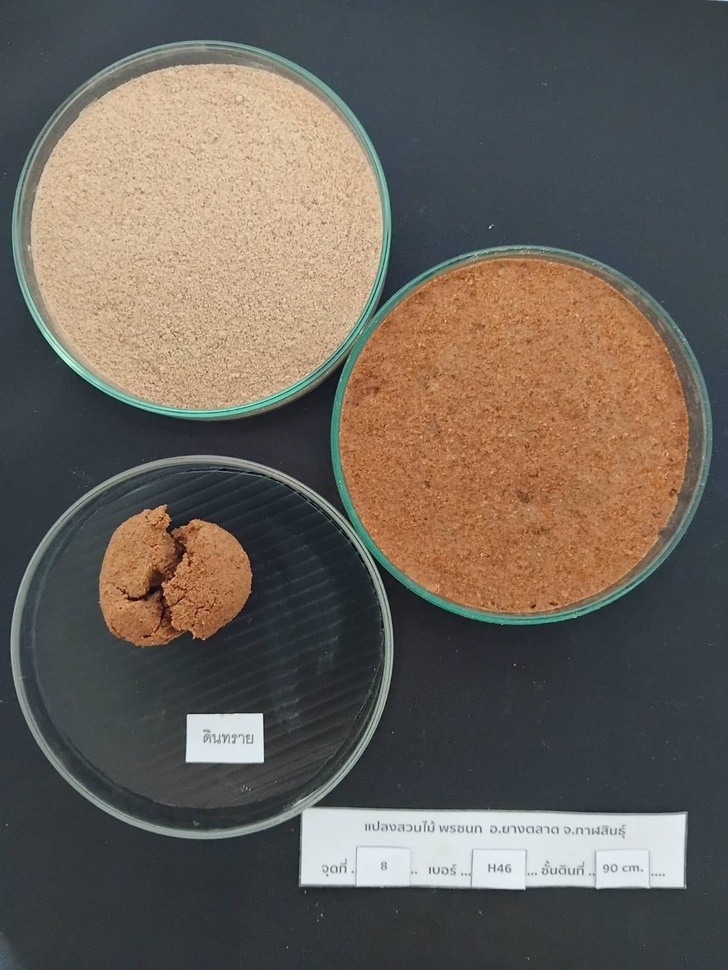
#> input picture code_2026/soil/34691_0_img.jpg, 728 x 970 px, shrunk from 1108 x 1477 before the run
$ python 01_image_to_table.py
#> lines starting #> are read from the running program, lines starting #| are printed output that depends on the picture; after the words box and inside, x2 and y2 are one past the last pixel; in counts of white or black regions, pixels touching at a corner belong together
import argparse
import numpy as np
import pandas as pd
from PIL import Image
from pathlib import Path
from scipy import ndimage as ndi

# =========================================================
# Default paths (relative to this script, so it runs from any folder)
# =========================================================
# Two different photos, so the test set is a completely unseen image:
#   image 1 -> train_val.csv   (02_split.py then splits it into train / val)
#   image 2 -> test.csv        (never used for training or validation)
SOIL_DIR = Path(__file__).resolve().parent.parent / "soil"
DEFAULT_TRAIN_VAL_IMAGE = SOIL_DIR / "34691_0_img.jpg"
DEFAULT_TRAIN_VAL_LABEL = SOIL_DIR / "34691_0_label_ดินทราย.jpg"
DEFAULT_TEST_IMAGE = SOIL_DIR / "34696_0_img.jpg"
DEFAULT_TEST_LABEL = SOIL_DIR / "34696_0_label_ดินทราย.jpg"

DEFAULT_OUTPUT_DIR = Path(__file__).resolve().parent / "01_image_to_table"
TRAIN_VAL_FILE = "train_val.csv"
TEST_FILE = "test.csv"

# =========================================================
# Reference label colors
# =========================================================
# The label is a JPEG, so compression blurs the two drawn colors
# into thousands of near-white / near-magenta shades.
# Every label pixel is therefore assigned to the NEAREST color below.
#   White   = Background
#   Magenta = Soil (class name is read from the label file name)
BACKGROUND_RGB = np.array([255, 255, 255])
SOIL_RGB = np.array([255, 0, 255])

# =========================================================
# Class name from the label file name
# =========================================================
# <id>_label_<class name>.jpg  ->  <class name>
def class_name_from_label(label_path):
    stem = Path(label_path).stem
    if "_label_" in stem:
        return stem.split("_label_", 1)[1]
    return "Soil"

# =========================================================
# Assign each label pixel to its nearest reference color
# =========================================================
def classify_label(label, reference_colors):
    names = np.array(list(reference_colors.keys()))
    refs = np.stack(list(reference_colors.values())).astype(np.int32)
    pixels = label.reshape(-1, 3).astype(np.int32)

    # Squared RGB distance to every reference color -> (pixels, classes)
    distances = ((pixels[:, None, :] - refs[None, :, :]) ** 2).sum(axis=2)
    nearest = distances.argmin(axis=1)
    nearest_distance = np.sqrt(distances.min(axis=1))

    return names[nearest], nearest_distance

# =========================================================
# Build a (Row, Col, R, G, B, Class) table: one row per pixel
# =========================================================
def build_dataframe(image_path, label_path, class_name):
#> called with class_name = 'ดินทราย'
    image = np.array(Image.open(image_path).convert("RGB"))
#> image is the input picture: shape (970, 728, 3); mean R, G, B 105.6, 98, 90.2
    label = np.array(Image.open(label_path).convert("RGB"))
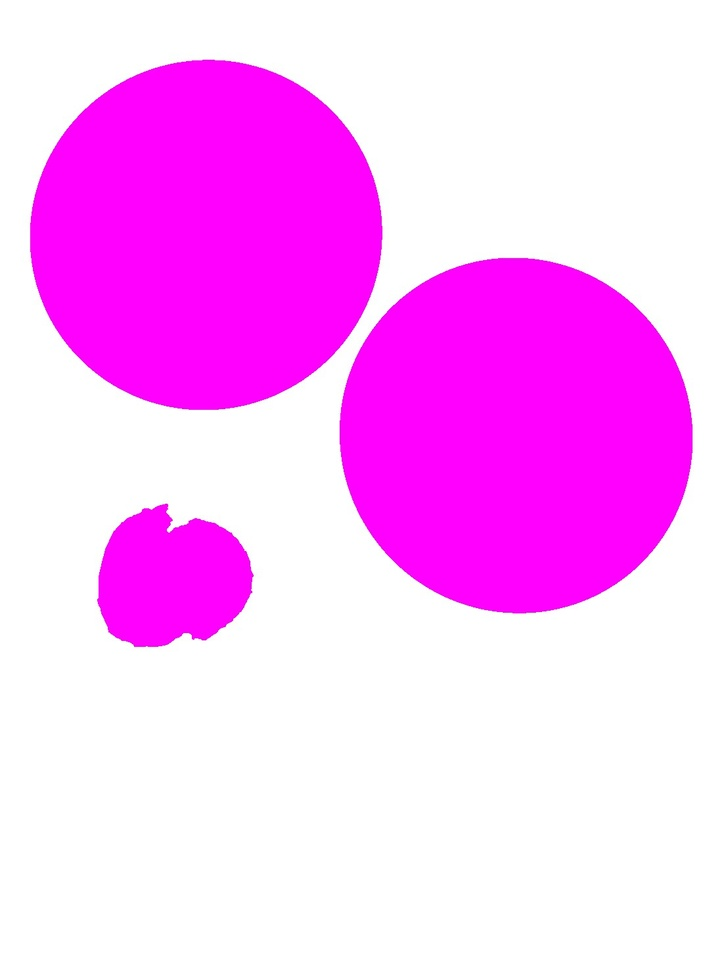
#> input picture code_2026/soil/34691_0_label_ดินทราย.jpg, 728 x 970 px, shrunk from 1108 x 1477 before the run
#> label is the input picture: shape (970, 728, 3); mean R, G, B 254.6, 178.4, 254.3

    if image.shape[:2] != label.shape[:2]:
        raise ValueError(
            "Image and label dimensions do not match.\n"
            f"Image: {image.shape}\n"
            f"Label: {label.shape}"
        )
    height, width = image.shape[:2]
#> height = 970; width = 728
    print("Image shape :", image.shape)
#| Image shape : (970, 728, 3)
    print("Label shape :", label.shape)
#| Label shape : (970, 728, 3)

    # -----------------------------------------------------
    # Detect label RGB colors (JPEG artifacts inflate this)
    # -----------------------------------------------------
    unique_colors = np.unique(label.reshape(-1, 3), axis=0)
    print(f"Unique RGB colors in label: {len(unique_colors):,}")
#| Unique RGB colors in label: 4,947

    # -----------------------------------------------------
    # Classify every pixel by nearest reference color
    # -----------------------------------------------------
    reference_colors = {
        "Background": BACKGROUND_RGB,
        class_name: SOIL_RGB,
    }
    classes, nearest_distance = classify_label(label, reference_colors)
#> in classify_label, `distances = ((pixels[:, None, :] - refs[None, :, :]) ** 2).sum(axis=2)`: distances = 706160 pairs, first value 0 to 67829, second value 0 to 65246
    print(
        "Distance to nearest label color: "
        f"mean={nearest_distance.mean():.2f}, "
        f"max={nearest_distance.max():.1f}"
    )
#| Distance to nearest label color: mean=1.24, max=150.7

    # -----------------------------------------------------
    # QC: connected soil objects in the label (dishes / lumps)
    # -----------------------------------------------------
    soil_mask = (classes != "Background").reshape(height, width)
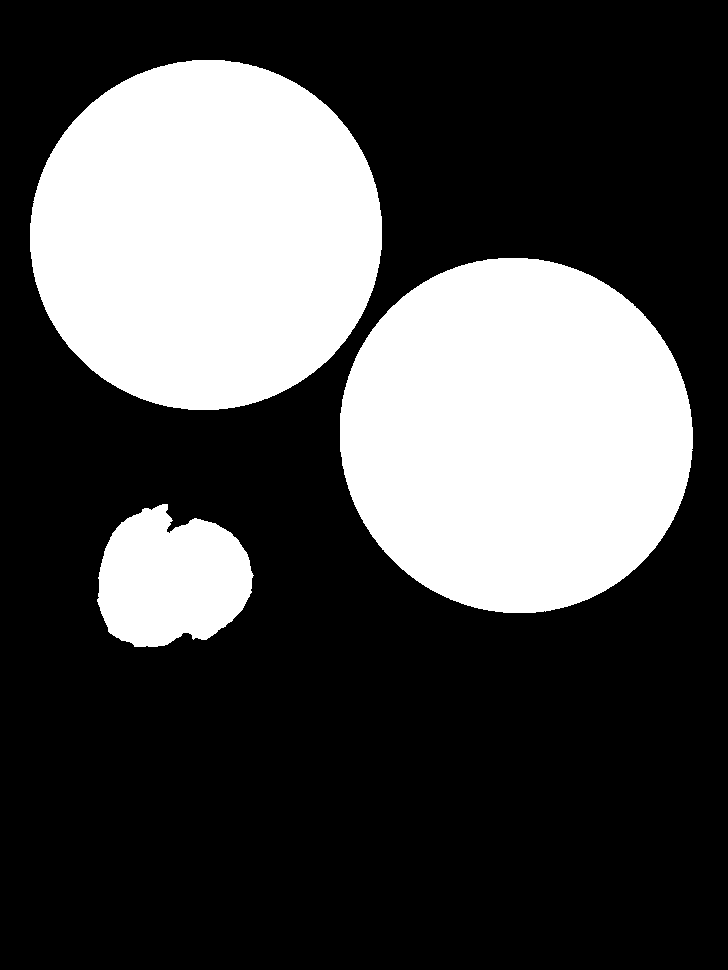
#> soil_mask: shape (970, 728) bool; 30.1% white; 3 white regions, box (x1, y1, x2, y2) and area: (340, 258, 693, 613) 98698, (30, 60, 382, 410) 96989, (97, 504, 254, 647) 16540
    labels, n_objects = ndi.label(soil_mask, structure=np.ones((3, 3)))
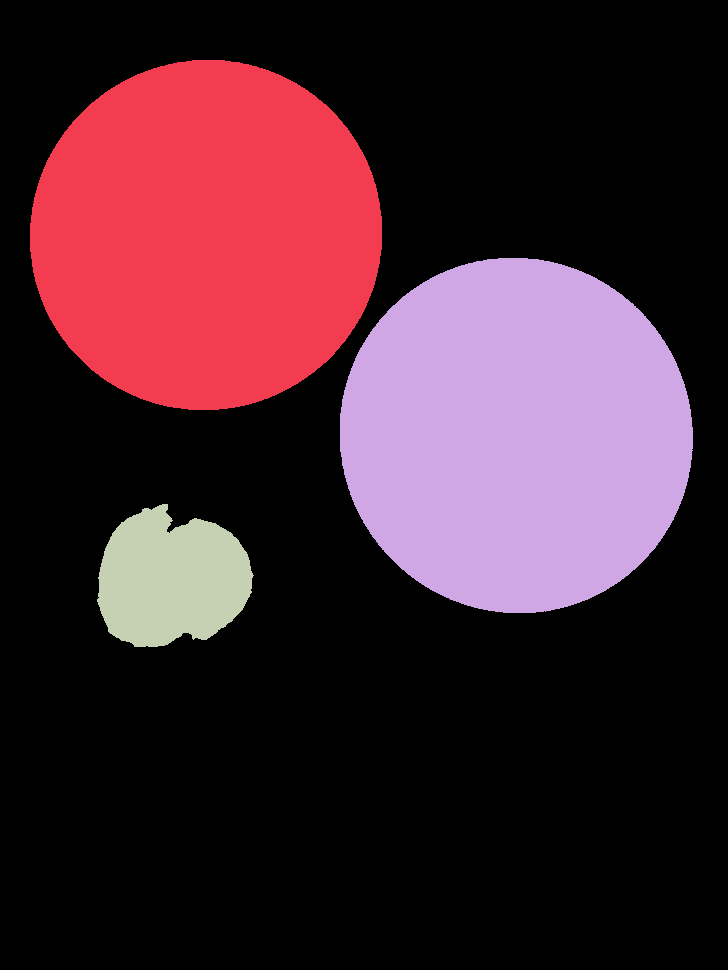
#> labels: shape (970, 728) int32; 4 distinct labels, from 0 to 3; one colour per label, 0 black
#> n_objects = 3
    areas = sorted(ndi.sum(soil_mask, labels, index=np.arange(1, n_objects + 1)), reverse=True)
#> areas = [98698, 96989, 16540]
    print(f"Soil objects in label: {n_objects} | areas (px): "
          + ", ".join(f"{int(a):,}" for a in areas))
#| Soil objects in label: 3 | areas (px): 98,698, 96,989, 16,540

    # -----------------------------------------------------
    # Image pixels -> table rows (row-major order, top-left first)
    # Row / Col keep the pixel position, so predictions can be
    # placed back on the image after the table is split
    # -----------------------------------------------------
    rows, cols = np.divmod(np.arange(height * width), width)
    pixels = image.reshape(-1, 3)
    df = pd.DataFrame({
        "Row": rows,
        "Col": cols,
        "R": pixels[:, 0],
        "G": pixels[:, 1],
        "B": pixels[:, 2],
        "Class": classes,
    })
#> df = table of 706160 rows and 6 columns

    return df, (height, width)

# =========================================================
# One image/label pair -> one CSV table (with QC printout)
# =========================================================
def convert_and_save(title, image_path, label_path, class_name, output_csv):
    print(f"\n==================== {title} ====================")
    print(f"Image: {image_path}")
    print(f"Label: {label_path}")

    df, (height, width) = build_dataframe(image_path, label_path, class_name)
#> df = table of 706160 rows and 6 columns; height = 970; width = 728

    print("\nClass counts:")
    print(df["Class"].value_counts())
#| Class
#| Background    493933
#| ดินทราย       212227
#| Name: count, dtype: int64
    print("\nFirst 5 rows:")
    print(df.head(5))
#|    Row  Col   R   G   B       Class
#| 0    0    0  57  64  70  Background
#| 1    0    1  56  63  69  Background
#| 2    0    2  57  64  70  Background
#| 3    0    3  59  66  72  Background
#| 4    0    4  57  64  70  Background
    print(f"\nData shape: {df.shape} | rows = height x width = {height} x {width} = {height * width:,}")
#| Data shape: (706160, 6) | rows = height x width = 970 x 728 = 706,160

    output_csv.parent.mkdir(parents=True, exist_ok=True)
    df.to_csv(output_csv, index=False)
    print(f"Saved CSV: {output_csv}")
    return df

# =========================================================
# CLI
# =========================================================
def parse_args():
    parser = argparse.ArgumentParser(
        description="Convert two image/label pairs into two (Row, Col, R, G, B, Class) tables: "
                    "train_val.csv (image 1, split into train/val by 02_split.py) and "
                    "test.csv (image 2, used only for testing)."
    )
    parser.add_argument("--train-val-image", type=str, default=str(DEFAULT_TRAIN_VAL_IMAGE))
    parser.add_argument("--train-val-label", type=str, default=str(DEFAULT_TRAIN_VAL_LABEL))
    parser.add_argument("--test-image", type=str, default=str(DEFAULT_TEST_IMAGE))
    parser.add_argument("--test-label", type=str, default=str(DEFAULT_TEST_LABEL))
    parser.add_argument("--class-name", type=str, default=None,
                        help="Name of the labeled class (default: taken from each label file name)")
    parser.add_argument("--output-dir", type=str, default=str(DEFAULT_OUTPUT_DIR))
    return parser.parse_args()

def main():
    args = parse_args()

    train_val_image, train_val_label = Path(args.train_val_image), Path(args.train_val_label)
    test_image, test_label = Path(args.test_image), Path(args.test_label)
    output_dir = Path(args.output_dir)

    # The whole point is an unseen test image: refuse to use the same photo twice
    if train_val_image.resolve() == test_image.resolve():
        raise ValueError(
            "The train/val image and the test image are the same file:\n"
            f"  {train_val_image}\nPick two different images."
        )

    df_train_val = convert_and_save(
        "IMAGE 1: train + val", train_val_image, train_val_label,
        args.class_name or class_name_from_label(train_val_label),
        output_dir / TRAIN_VAL_FILE,
    )
#> df_train_val = table of 706160 rows and 6 columns
    df_test = convert_and_save(
        "IMAGE 2: test", test_image, test_label,
        args.class_name or class_name_from_label(test_label),
        output_dir / TEST_FILE,
    )
#> call 2 of build_dataframe, with class_name = 'ดินทราย'
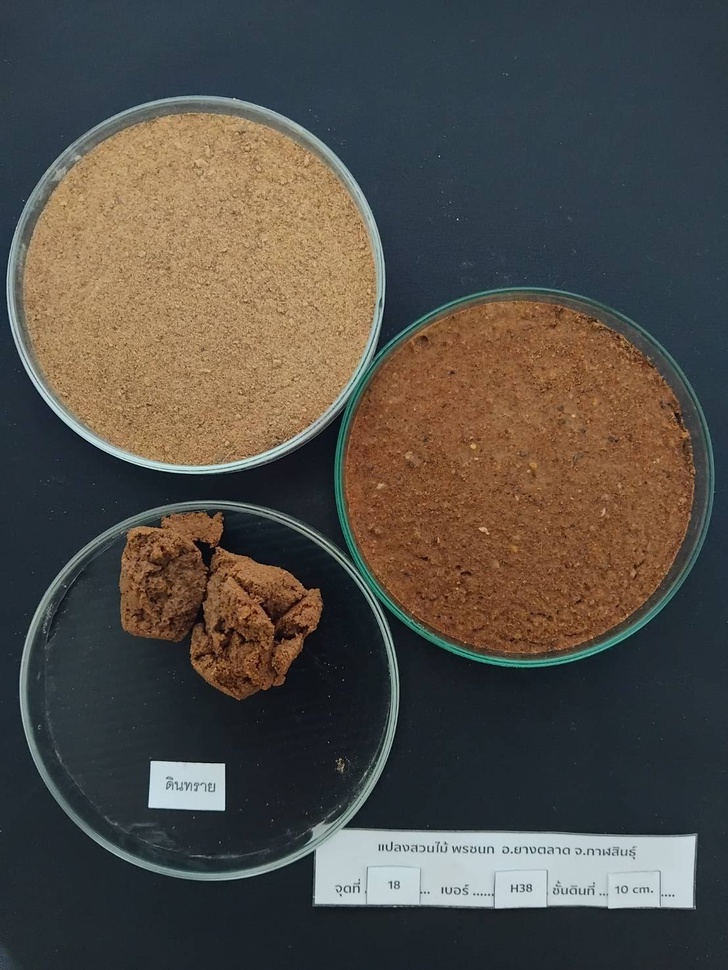
#> input picture code_2026/soil/34696_0_img.jpg, 728 x 970 px, shrunk from 1108 x 1477 before the run
#> in build_dataframe, image is the input picture: shape (970, 728, 3); mean R, G, B 81.8, 77.4, 71.3
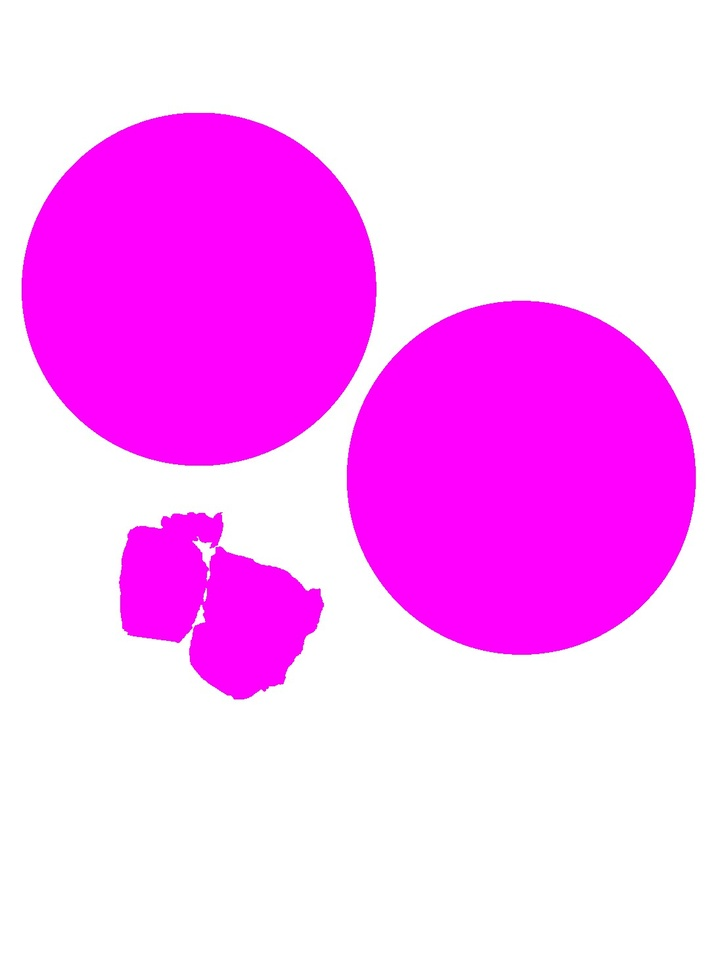
#> input picture code_2026/soil/34696_0_label_ดินทราย.jpg, 728 x 970 px, shrunk from 1108 x 1477 before the run
#> in build_dataframe, label is the input picture: shape (970, 728, 3); mean R, G, B 254.6, 176, 254.2
#| Image shape : (970, 728, 3)
#| Label shape : (970, 728, 3)
#| Unique RGB colors in label: 5,548
#| Distance to nearest label color: mean=1.39, max=154.0
#> in build_dataframe (call 2), `soil_mask = (classes != "Background").reshape(height, width)`: soil_mask: shape (970, 728) bool; 31% white; 3 white regions, box (x1, y1, x2, y2) and area: (22, 113, 376, 466) 98510, (347, 301, 696, 655) 97147, (119, 512, 324, 700) 23254
#> in build_dataframe (call 2), `labels, n_objects = ndi.label(soil_mask, structure=np.ones((3, 3)))`:
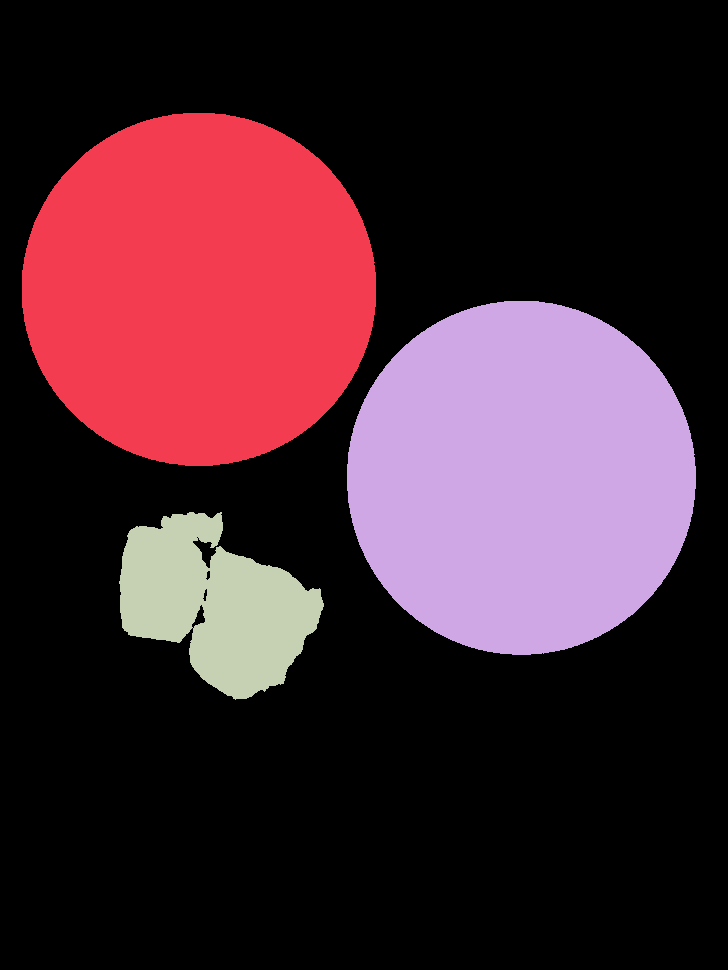
#> labels: shape (970, 728) int32; 4 distinct labels, from 0 to 3; one colour per label, 0 black
#> in build_dataframe (call 2), `areas = sorted(ndi.sum(soil_mask, labels, index=np.arange(1, n_objects..`: areas = [98510, 97147, 23254]
#| Soil objects in label: 3 | areas (px): 98,510, 97,147, 23,254
#| Class
#| Background    487249
#| ดินทราย       218911
#| Name: count, dtype: int64
#|    Row  Col   R   G   B       Class
#| 0    0    0  47  57  69  Background
#| 1    0    1  48  58  70  Background
#| 2    0    2  50  60  72  Background
#| 3    0    3  49  59  71  Background
#| 4    0    4  49  59  71  Background
#| Data shape: (706160, 6) | rows = height x width = 970 x 728 = 706,160
#> df_test = table of 706160 rows and 6 columns

    # =========================================================
    # QC: size and class balance of the two tables
    # =========================================================
    print("\n==================== Summary ====================")
    for name, df in [(TRAIN_VAL_FILE, df_train_val), (TEST_FILE, df_test)]:
        share = 100 * df["Class"].value_counts(normalize=True)
        print(f"{name:14s} | rows: {len(df):>9,} | "
              + " | ".join(f"{cls}: {pct:.2f}%" for cls, pct in share.items()))
#> this loop made 2 passes
#> (name, df) on passes 1 to 2: ('train_val.csv', table of 706160 rows and 6 columns), ('test.csv', table of 706160 rows and 6 columns)
#| train_val.csv  | rows:   706,160 | Background: 69.95% | ดินทราย: 30.05%
#| test.csv       | rows:   706,160 | Background: 69.00% | ดินทราย: 31.00%

if __name__ == "__main__":
    main()
